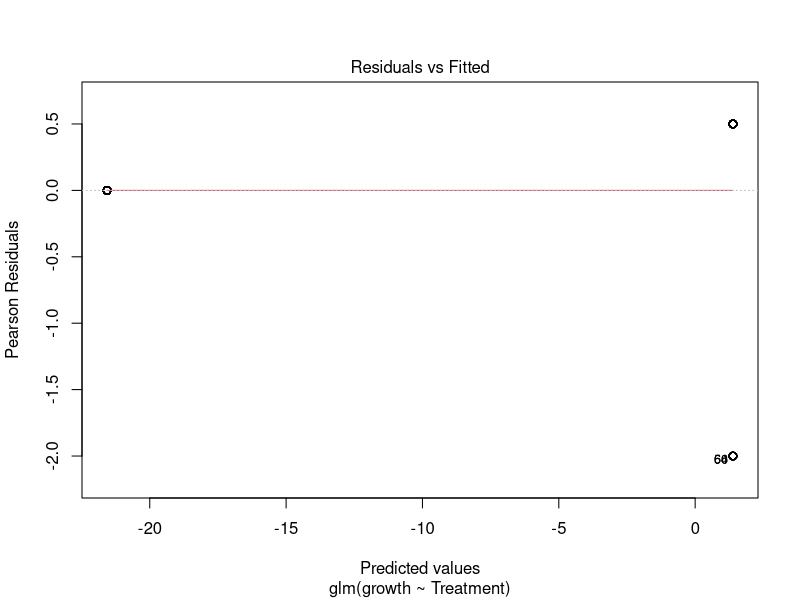
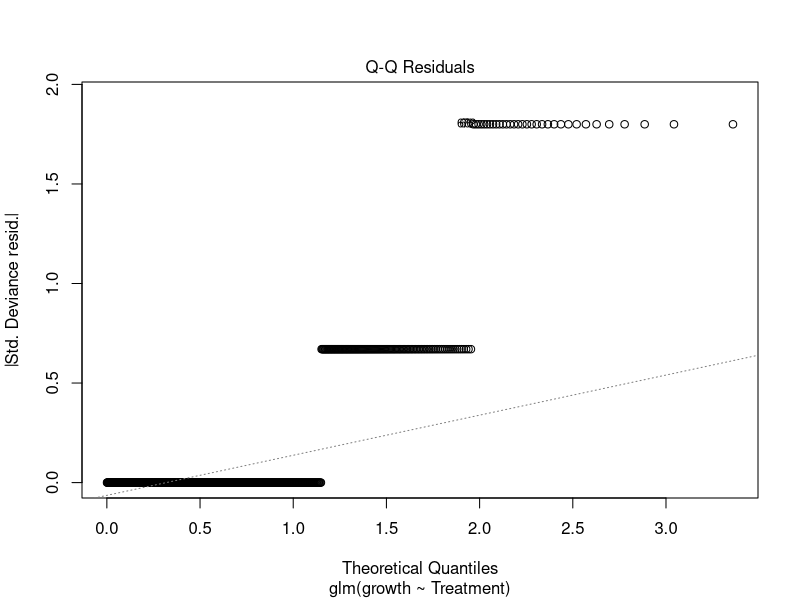
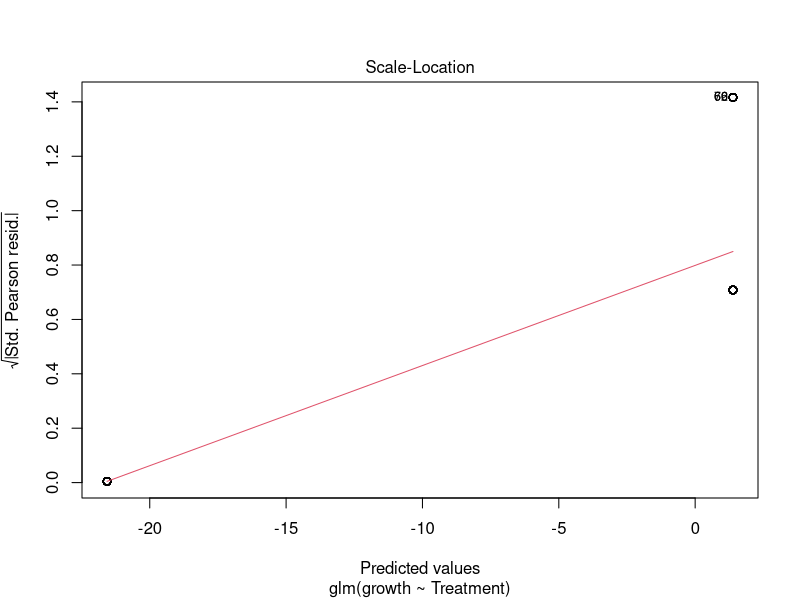
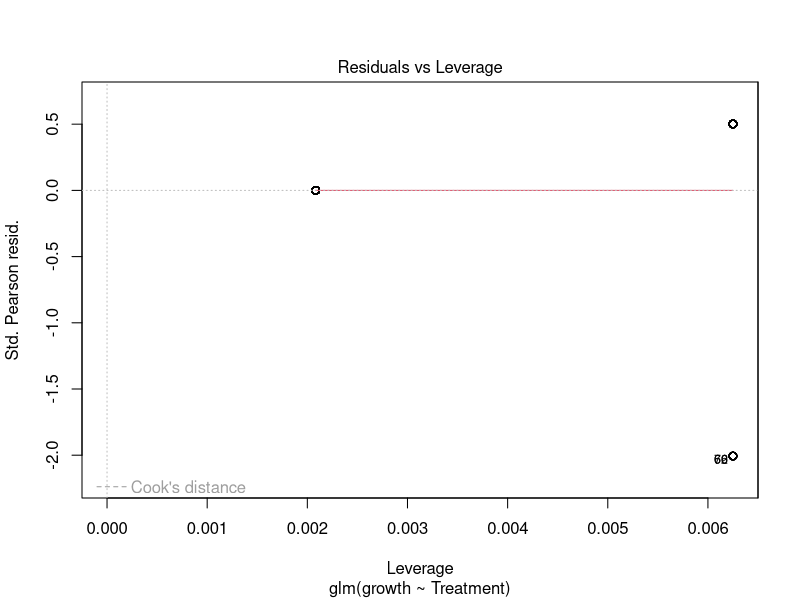

Write the R code that produced these figures, in order. (Note: this script raises an error after producing the figures.)
# Step 1: Load necessary libraries
library(tidyverse)
library(car)
library(lmtest)

# Step 2: Load the dataset
data <- read.csv("OD_data_wrangled.csv")
data <- data[!(data$Treatment == "No drug" & data$Replicate %in% c(7,8)),]
data$transfer <- as.integer(sub("^T", "", data$transfer))
data$Strain <- as.factor(data$Strain)
data$Treatment <- as.factor(data$Treatment)
data$Environment <- as.factor(data$Environment)
data$growth <- ifelse(data$OD >= 0.3, 1, 0)
# Step 3: Preliminary data exploration
head(data)
summary(data)

# Check for any missing values
if(any(is.na(data))){
  print("Data contains missing values")
} else {
  print("No missing values found")
}

# Step 4: Build a linear regression model
# Note: This is a basic linear regression model. If you need more complex models 
# like mixed effects, interactions, or transformations, those will need to be added.
model <- lm(growth ~ Strain + transfer + Treatment + Replicate + Environment, data = data)
model <- lm(growth ~ Strain * Environment + Treatment + Replicate + transfer, data = data)
model <- glm(growth ~ Treatment, data = data[data$Environment == "B", ], family = binomial)
# plot(data$Replicate, data$OD, col = data$Strain)
# Step 5: Check assumptions of the regression
# Residuals vs Fitted values
plot(model, which = 1)

# Normal Q-Q plot
plot(model, which = 2)

# Scale-Location plot
plot(model, which = 3)

# Residuals vs Leverage
plot(model, which = 5)

# Check for heteroscedasticity
bptest(model)

# Check for multicollinearity
vif(model) # Variance Inflation Factor

# Step 6: Summarize results
summary(model)

data[data$Treatment == "Combination" & data$Environment == "B", "growth"]
